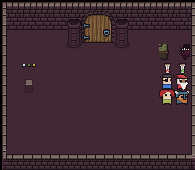

This is a level from a 2D game, rendered from its Tiled map with the project's own tilesets. A one-line summary and the map file follow, with tile-layer data summarised:
An orthogonal 65x34 tile map with 3x5 px tiles, 9 tile layers (Floor, Tape_1Idle, Wall a, wall b, ...), 2 hidden layers not drawn, 2 tilesets and 10 objects.

<map version="1.5" tiledversion="1.7.2" orientation="orthogonal" renderorder="right-down" width="65" height="34" tilewidth="3" tileheight="5" infinite="0" nextlayerid="29" nextobjectid="25">
 <editorsettings>
  <export target="map_1.csv" format="csv" />
 </editorsettings>
 <tileset firstgid="1" source="tilemap test 1.tsx" />
 <tileset firstgid="257" source="tilemap test 2.tsx" />
 <layer id="6" name="Floor" width="65" height="34">
  <data>[2210 cells, 736 non-empty, 1 distinct tile ids]</data>
 </layer>
 <layer id="26" name="Tape_1Idle" width="65" height="34">
  <data>[2210 cells, 0 non-empty, 0 distinct tile ids]</data>
 </layer>
 <layer id="7" name="Wall a" width="65" height="34">
  <data>[2210 cells, 342 non-empty, 52 distinct tile ids]</data>
 </layer>
 <layer id="8" name="wall b" width="65" height="34">
  <data>[2210 cells, 385 non-empty, 36 distinct tile ids]</data>
 </layer>
 <layer id="12" name="wall c" width="65" height="34">
  <data>[2210 cells, 69 non-empty, 6 distinct tile ids]</data>
 </layer>
 <layer id="11" name="Door" width="65" height="34">
  <data>[2210 cells, 121 non-empty, 121 distinct tile ids]</data>
 </layer>
 <layer id="20" name="Door open" width="65" height="34" visible="0">
  <data>[2210 cells, 88 non-empty, 88 distinct tile ids]</data>
 </layer>
 <layer id="14" name="pilar" width="65" height="34">
  <data>[2210 cells, 8 non-empty, 4 distinct tile ids]</data>
 </layer>
 <layer id="16" name="Light off" width="65" height="34">
  <data>[2210 cells, 2 non-empty, 2 distinct tile ids]</data>
 </layer>
 <layer id="17" name="Light on" width="65" height="34" visible="0">
  <data>[2210 cells, 2 non-empty, 2 distinct tile ids]</data>
 </layer>
 <layer id="21" name="Chest" width="65" height="34">
  <data>[2210 cells, 8 non-empty, 8 distinct tile ids]</data>
 </layer>
 <group id="22" name="Static Objects">
  <objectgroup id="28" name="Pillar">
   <object id="23" x="66" y="20" width="15" height="30" />
   <object id="24" x="114" y="20" width="15" height="30" />
  </objectgroup>
  <objectgroup id="27" name="Wall">
   <object id="11" x="9" y="10" width="57" height="20" />
   <object id="15" x="129" y="10" width="63" height="20" />
   <object id="17" x="-3" y="0" width="9" height="170" />
   <object id="18" x="0" y="155" width="195" height="20" />
   <object id="22" x="192" y="0" width="9" height="160" />
  </objectgroup>
  <objectgroup id="25" name="Torch" visible="0">
   <object id="4" x="21.875" y="76.125" width="8.75" height="16.75" />
  </objectgroup>
  <objectgroup id="24" name="Door" visible="0">
   <object id="6" x="84.875" y="14.5" width="26.875" height="27.75" />
  </objectgroup>
  <objectgroup id="23" name="Chest" visible="0">
   <object id="5" x="158.875" y="57" width="24.875" height="44.75" />
  </objectgroup>
 </group>
</map>